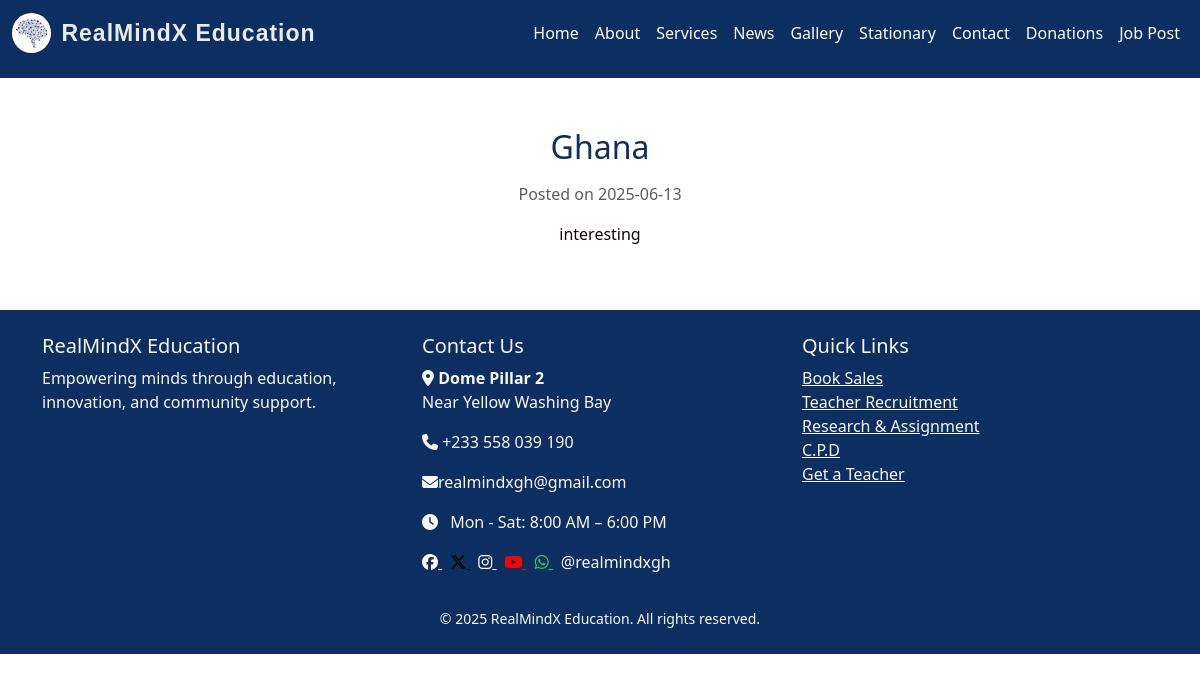
The page /news/1 on the database as committed earlier.
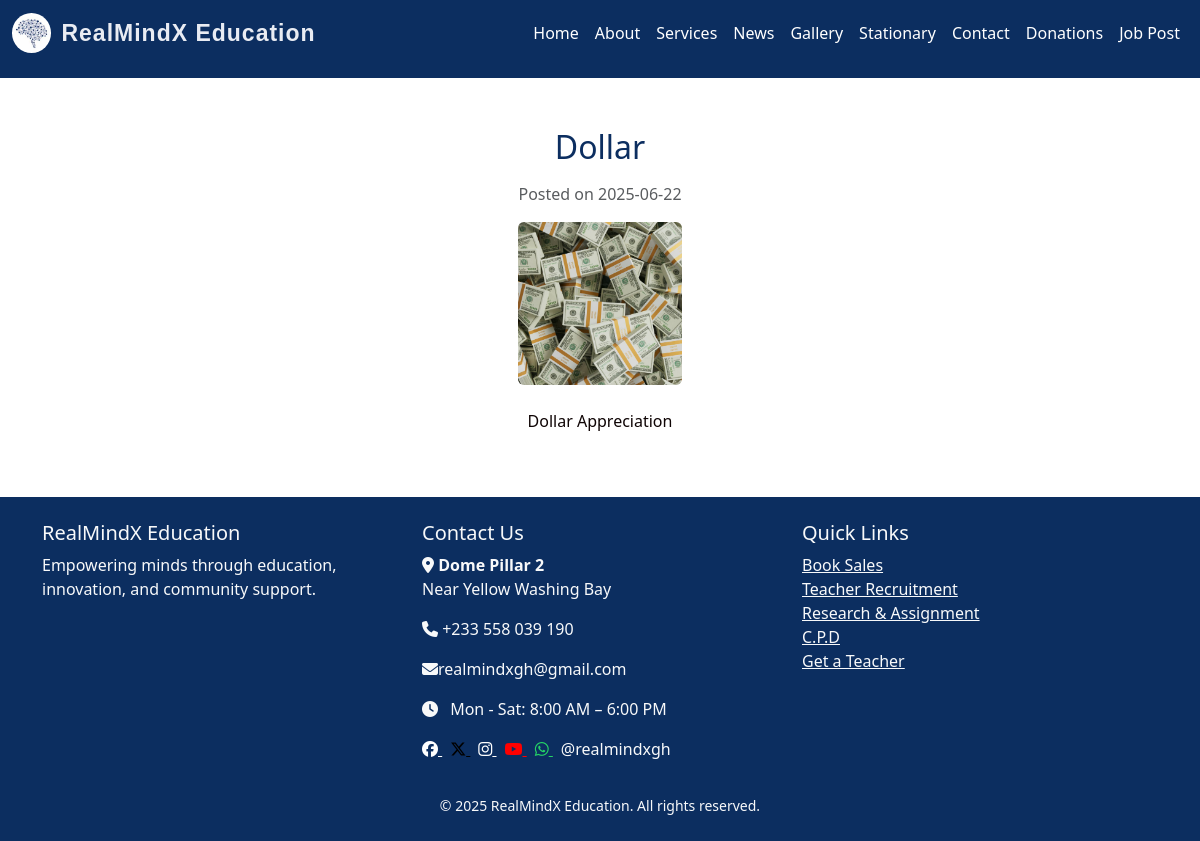
The same page on the database as committed later.
### realmind/models/news.py (models this page shows, shortened)
class News(db.Model):
    id = db.Column(db.Integer, primary_key=True)
    title = db.Column(db.String(255), nullable=False)
    content = db.Column(db.Text, nullable=False)
    image_url = db.Column(db.String(500))
    created_at = db.Column(db.DateTime, default=datetime.utcnow)
    admin_id = db.Column(db.Integer, db.ForeignKey('admin.id'), nullable=False)

### realmind/routes/main_routes.py (the view)
@main_bp.route('/news/<int:news_id>')
def news_detail(news_id):
    news = News.query.get_or_404(news_id)
    return render_template('news_detail.html', news=news)

### realmind/templates/news_detail.html (shortened to what this page needs)
{% extends "index.html" %}
{% block content %}
<div class="container mt-4 d-flex justify-content-center">
  <div class="text-center" style="max-width: 600px;">
    <h2 class="mb-3">{{ news.title }}</h2>
    <p class="text-muted">Posted on {{ news.created_at.strftime('%Y-%m-%d') }}</p>
    {% if news.image_url %}
      <div class="ratio ratio-1x1 mb-4 mx-auto" style="max-width: 400px;">
        <img src="{{ url_for('static', filename=news.image_url) }}" class="img-fluid rounded object-fit-cover w-100 h-100" alt="{{ news.title }}">
      </div>
    {% endif %}
    <p>{{ news.content }}</p>
  </div>
</div>
{% endblock %}

Rows that differ between the two databases and show on the page:
changed News: title "Ghana" → "Dollar"; created_at "2025-06-13" → "2025-06-22"; image_url empty → "uploads/dollars.jpg" (drawn); image_url: picture added; content "interesting" → "Dollar Appreciation"
